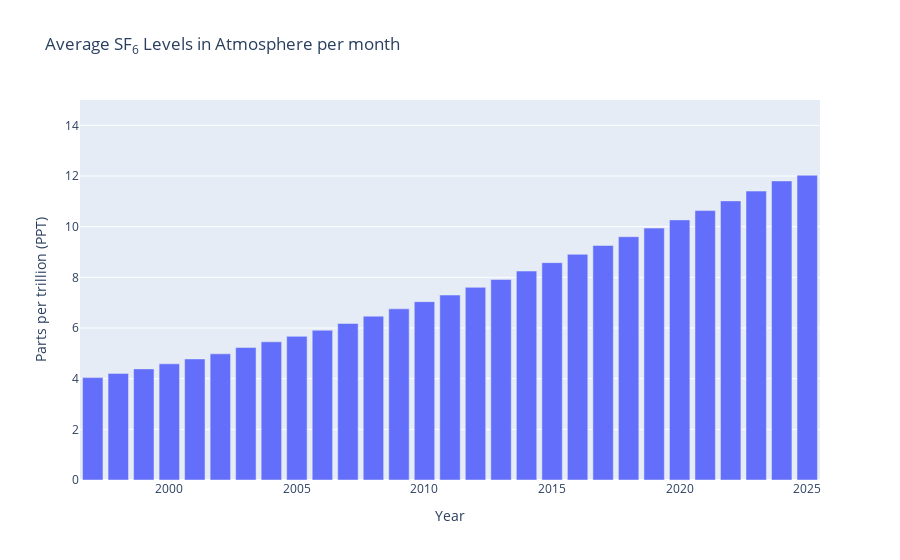

The code cell stored with this chart in its notebook:
### Code cell
import plotly.offline as py
import plotly.graph_objs as go
import datetime as dt

grp1 = sf6_data.groupby(["year"]).mean()["average"]
trace1 = go.Bar(x=grp1.index, y=grp1.values)
layout = go.Layout(
    title="Average SF<sub>6</sub> Levels in Atmosphere per month",
    yaxis=dict(title="Parts per trillion (PPT)", range=(0,15)),
    xaxis=dict(title="Year"))
figure = go.Figure(data=[trace1], layout=layout)
py.iplot(figure, filename="sf6-ppt-year")

### Figure 1 — Plotly figure (JSON) as saved in the notebook; plotly's stock layout.template omitted (floating-point values rounded to 4 significant figures)
{"data": [{"type": "bar", "x": [1997, 1998, 1999, 2000, 2001, 2002, 2003, 2004, 2005, 2006, 2007, 2008, 2009, 2010, 2011, 2012, 2013, 2014, 2015, 2016, 2017, 2018, 2019, 2020, 2021, 2022, 2023, 2024, 2025], "y": [4.042, 4.208, 4.386, 4.585, 4.778, 4.98, 5.229, 5.455, 5.67, 5.911, 6.179, 6.467, 6.755, 7.04, 7.301, 7.604, 7.916, 8.248, 8.579, 8.909, 9.258, 9.603, 9.943, 10.27, 10.63, 11.02, 11.4, 11.8, 12.03]}], "layout": {"title": {"text": "Average SF<sub>6</sub> Levels in Atmosphere per month"}, "xaxis": {"title": {"text": "Year"}}, "yaxis": {"range": [0, 15], "title": {"text": "Parts per trillion (PPT)"}}}}
